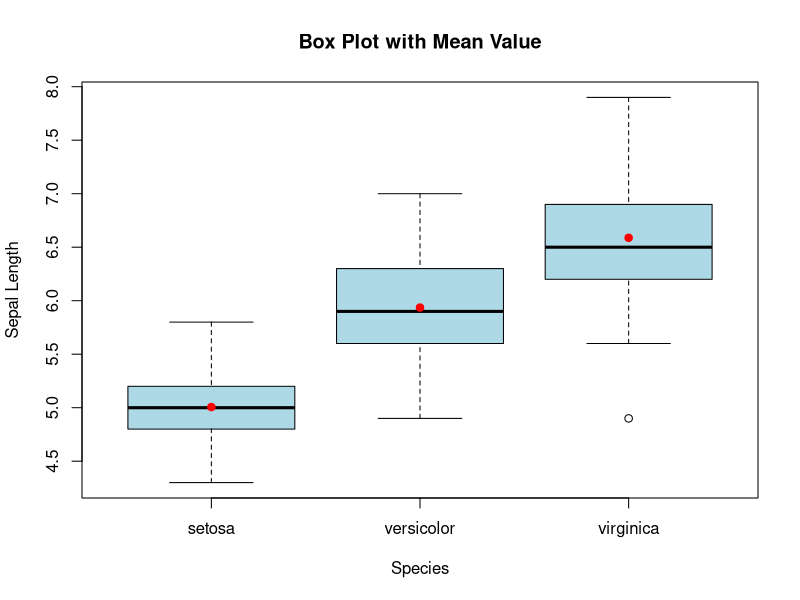
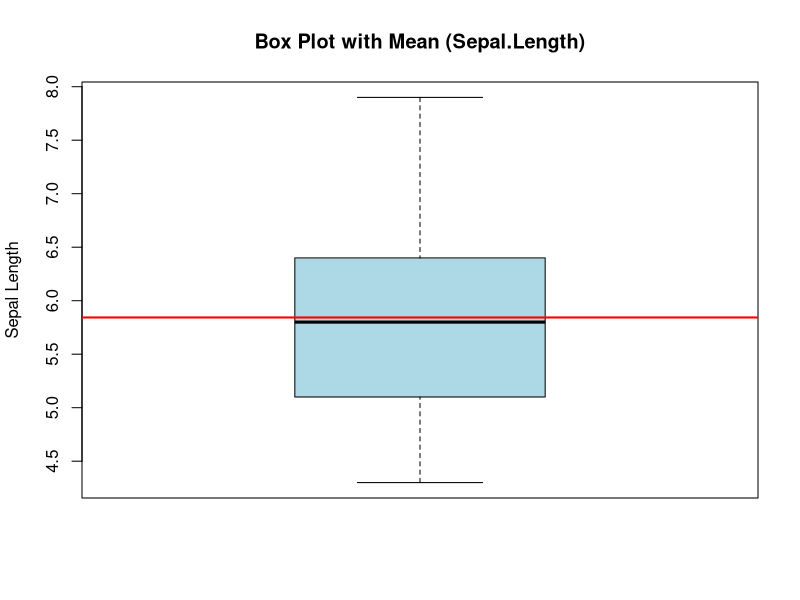
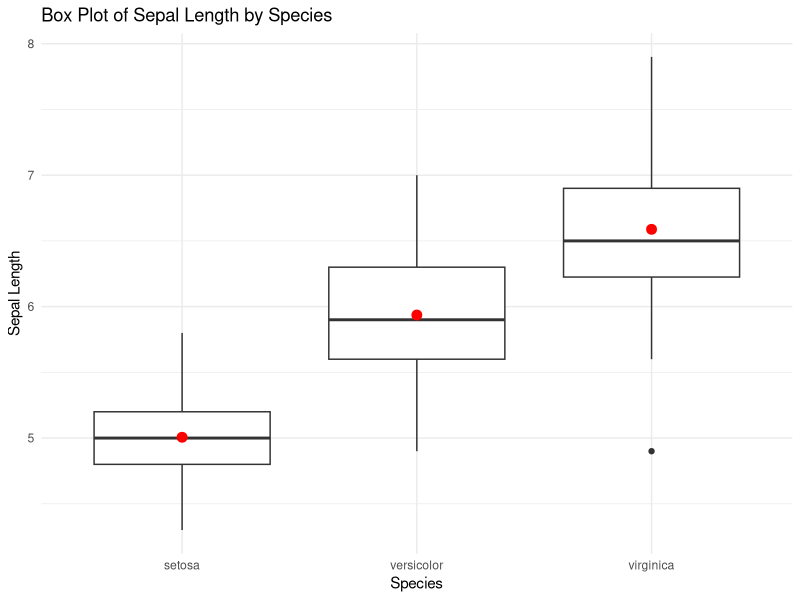
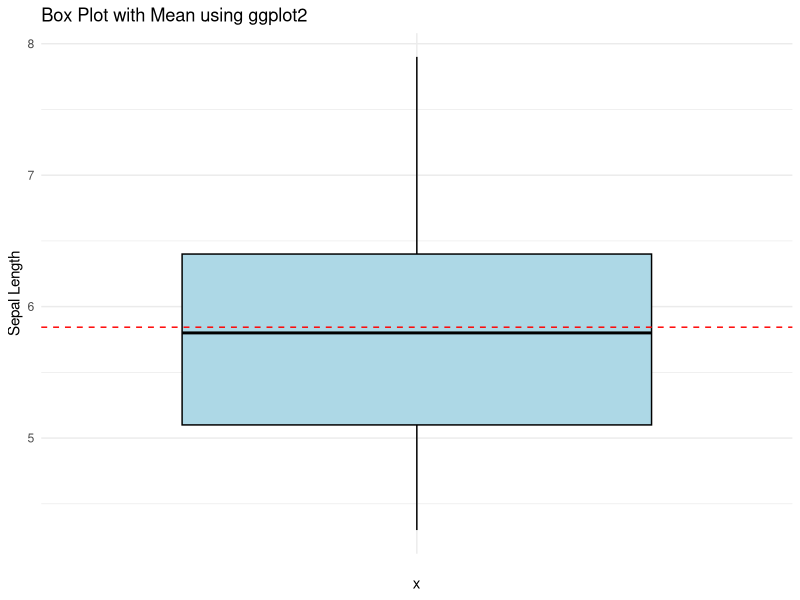

These figures' R source, in order:
## ---- chunk 1
# Calculate the mean for each species
mean_values <- aggregate(iris$Sepal.Length, by = list(iris$Species), FUN = mean)

# Create a box plot with mean value
boxplot(iris$Sepal.Length ~ iris$Species, 
        main = "Box Plot with Mean Value",
        xlab = "Species", ylab = "Sepal Length", 
        col = "lightblue")
points(mean_values$x ~ mean_values$Group.1, col = "red", pch = 19)
## ---- chunk 2
# Create a basic box plot with mean using Base R
boxplot(iris$Sepal.Length, main="Box Plot with Mean (Sepal.Length)", 
        ylab="Sepal Length", col="lightblue")
abline(h=mean(iris$Sepal.Length), col="red", lwd=2)
## ---- chunk 3
# Load necessary library
library(ggplot2)

# Create a box plot with mean using ggplot2
ggplot(iris, aes(x = Species, y = Sepal.Length)) +
  geom_boxplot() +
  geom_point(data = aggregate(Sepal.Length ~ Species, data = iris, mean),
             aes(x = Species, y = Sepal.Length), color = "red", size = 3) +
  labs(title = "Box Plot of Sepal Length by Species",
       x = "Species",
       y = "Sepal Length") +
  theme_minimal()
## ---- chunk 4
# Create a box plot with mean using ggplot2
ggplot(iris, aes(x="", y=Sepal.Length)) +
  geom_boxplot(fill="lightblue", color="black") +
  geom_hline(yintercept = mean(iris$Sepal.Length), color="red", linetype="dashed") +
  labs(title="Box Plot with Mean using ggplot2",
       y="Sepal Length") +
  theme_minimal()
